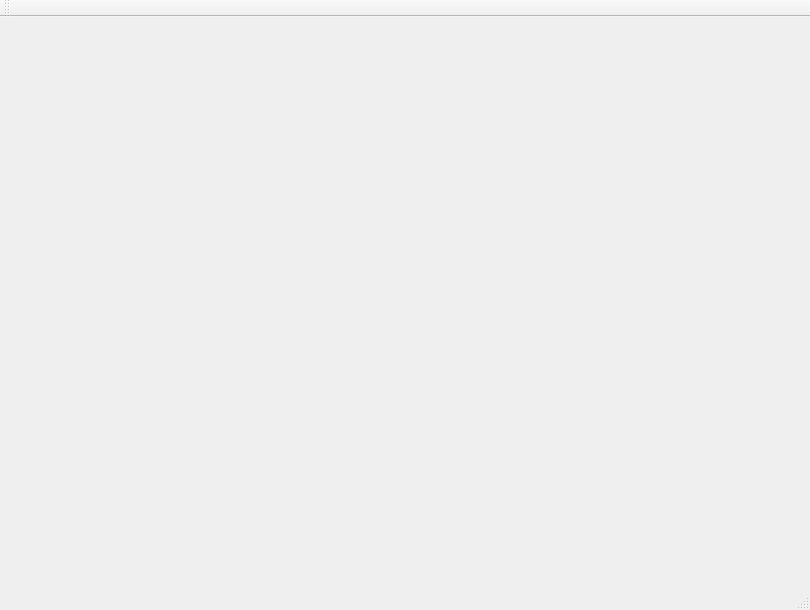
<?xml version="1.0" encoding="UTF-8"?>
<ui version="4.0">
 <class>MainWindow</class>
 <widget class="QMainWindow" name="MainWindow">
  <property name="geometry">
   <rect>
    <x>0</x>
    <y>0</y>
    <width>810</width>
    <height>610</height>
   </rect>
  </property>
  <property name="windowTitle">
   <string>MainWindow</string>
  </property>
  <widget class="QWidget" name="centralWidget"/>
  <widget class="QMenuBar" name="menuBar">
   <property name="geometry">
    <rect>
     <x>0</x>
     <y>0</y>
     <width>810</width>
     <height>17</height>
    </rect>
   </property>
  </widget>
  <widget class="QToolBar" name="mainToolBar">
   <attribute name="toolBarArea">
    <enum>TopToolBarArea</enum>
   </attribute>
   <attribute name="toolBarBreak">
    <bool>false</bool>
   </attribute>
  </widget>
  <widget class="QStatusBar" name="statusBar"/>
 </widget>
 <layoutdefault spacing="6" margin="11"/>
 <resources/>
 <connections/>
</ui>
